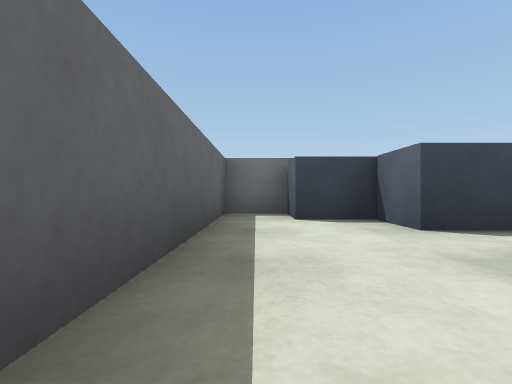
[1] (above)

15 first-person views from a walk through a Webots world. The camera is 0.07 m above the floor, looks level and sees 85° across. The floor is counted in squares, 0.2 m on a side. Each view is taken from the middle of a square. On the plan, view 1 faces up. The plan holds only what a view shows up to about 9 squares ahead; the rest is blank. The robots in the file are not drawn. Webots' stock objects and surfaces are drawn as simple stand-ins.

[2]
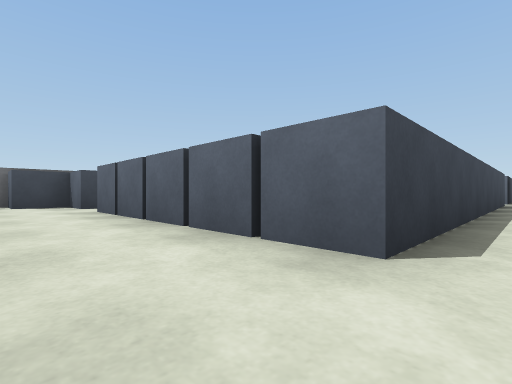

[3]
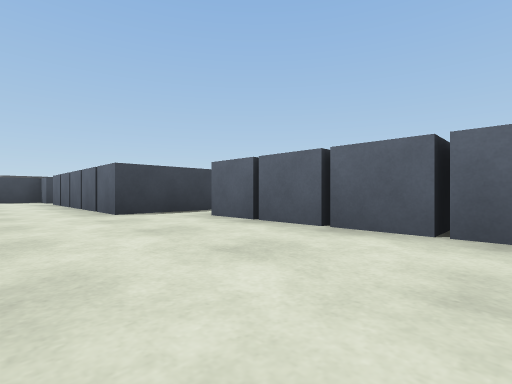

[4]
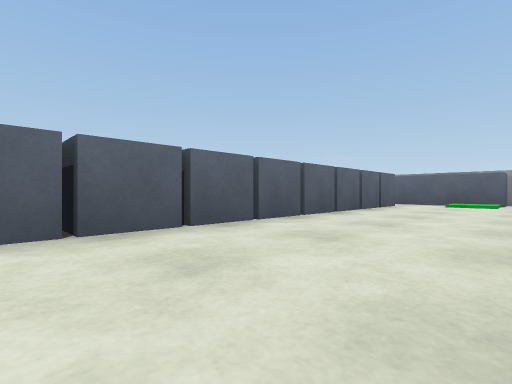

[5]
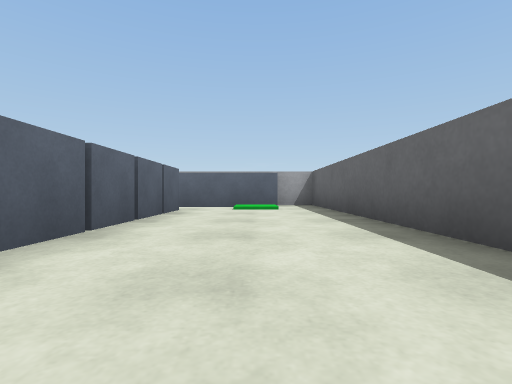

[6]
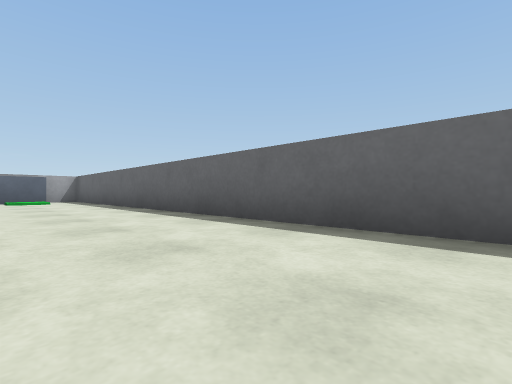

[7]
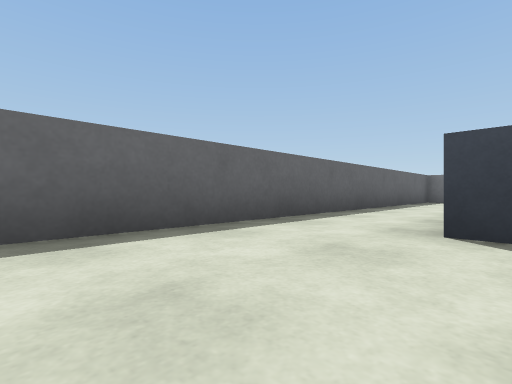

[8]
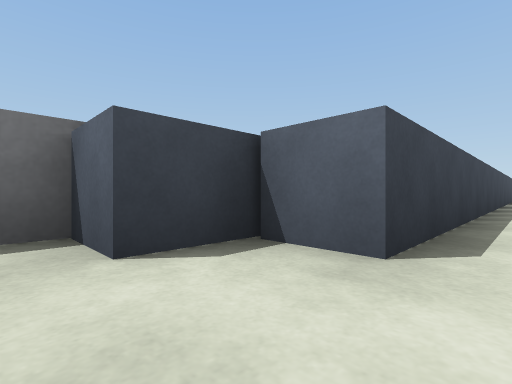

[9]
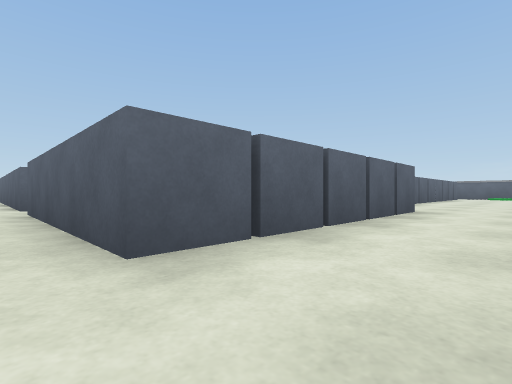

[10]
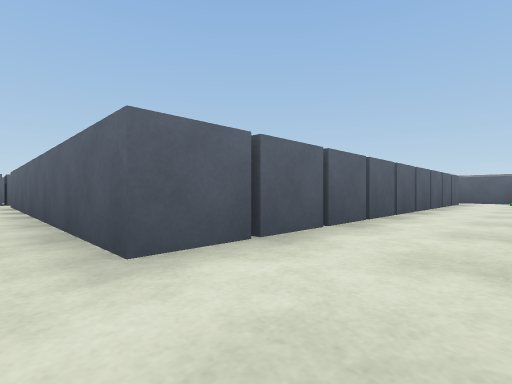

[11]
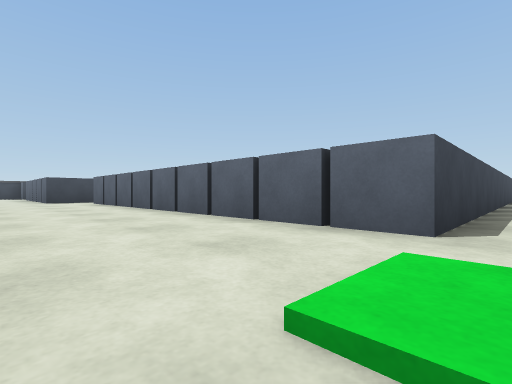

[12]
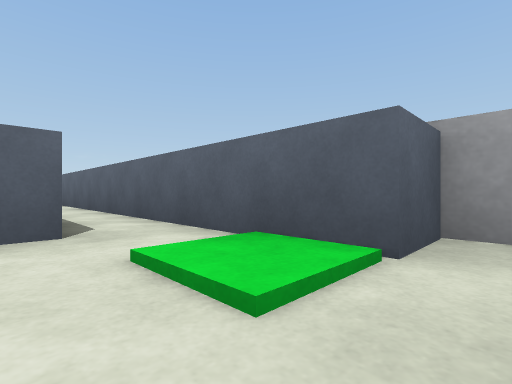

[13]
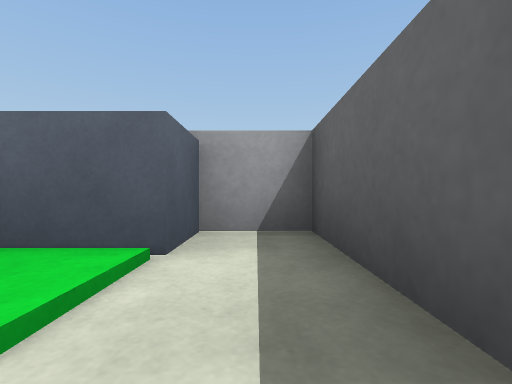

[14]
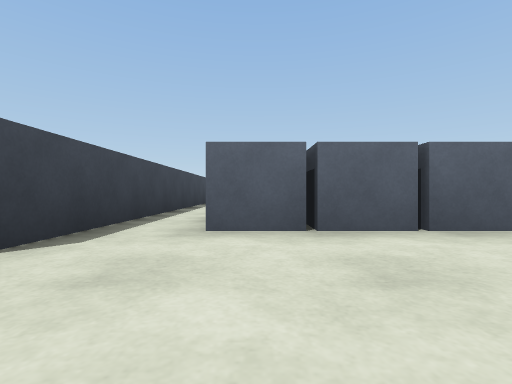

[15]
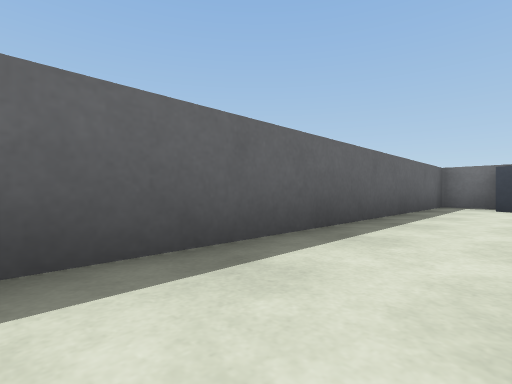

### Floor plan
Points are (right, up) in squares from view 1. A wall is a line through its corners. A room is listed if a view was taken in it or the views show most of it. See-through windows are left out.
Room 1 (views 1, 2, 3, 4, 5, 6, 7, 8, 9, 10, 11, 12, 13, 14, 15)
walls: (2.5, -3.5) (1.5, -3.5) (1.5, 1.4); (2.5, -13.5) (2.5, -4.6); (1.5, 2.5) (1.5, 3.5) (0.5, 3.5) (0.5, 4.5) (-0.5, 4.5) (-0.5, -15.5) (0.5, -15.5) (0.5, -14.6) (2.5, -14.6)
ways out: opening at (1, 2); opening at (2, -14); opening at (2, -4)

Where each view was taken, in squares from view 1:
view 1: 0 up, 0 right, facing up
view 2: 4 down, 0 right, facing up-right
view 3: 8 down, 0 right, facing up-right
view 4: 6 down, 0 right, facing down-right
view 5: 8 down, 1 right, facing down
view 6: 4 down, 2 right, facing down-left
view 7: 6 down, 2 right, facing up-left
view 8: 2 up, 0 right, facing up-right
view 9: 2 up, 0 right, facing down-right
view 10: 4 down, 1 right, facing down-right
view 11: 14 down, 0 right, facing up-right
view 12: 13 down, 0 right, facing down-right
view 13: 13 down, 0 right, facing down
view 14: 5 down, 0 right, facing right
view 15: 3 down, 1 right, facing up-left
